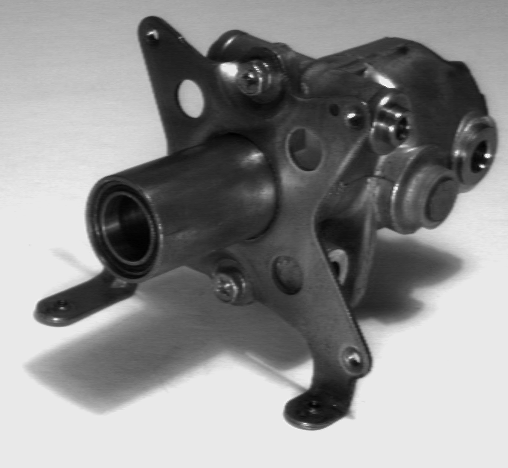
#> input picture COMP61342 Computer Vision/Practical Assignment/python_snippets/snippet_26/shaft3recl.png, 508 x 468 px
$ python snippet_26.py
#> lines starting #> are read from the running program, lines starting #| are printed output that depends on the picture
# snippet_26.py
# -----------------------

"""
Python Code Snippets
Terence Morley, Department of Computer Science,
    The University of Manchester, Nov 2020

Purpose: Create a disparity map for stereo images.
 """

import numpy as np
import cv2
from matplotlib import pyplot as plt

# Source: https://www.docs.opencv.org/master/dd/d53/tutorial_py_depthmap.html

# Globals
gNumDisparities = 16
gBlockSize = 5
imgL = None
imgR = None


# ================================================
# Callback function to receive messages from the TrackBar
def changeDisp(x):
    global gNumDisparities

    # numDisparities must be multiple of 16

    gNumDisparities = 16 * (x + 1)

    displayResult()
# ================================================


# ================================================
# Callback function to receive messages from the TrackBar
def changeBlock(x):
    global gBlockSize

    # blockSize must be odd
    gBlockSize = 2 * x + 5

    displayResult()
# ================================================


# ================================================
# Callback function to receive messages from the TrackBar
def displayResult():
    #stereo = cv2.StereoBM_create(numDisparities=16, blockSize=15)
    stereo = cv2.StereoBM_create(numDisparities=gNumDisparities, blockSize=gBlockSize)

    disparity = stereo.compute(imgL,imgR)

    # Scale disparity values in range [0, 1]
    # which will be displayed as floating point image
    disparity = np.interp(disparity, (disparity.min(), disparity.max()), (0, 1))

    cv2.imshow('Display', disparity)
# ================================================


# ================================================
#
if __name__ == '__main__':

    # Load left and right images
    imgL = cv2.imread('shaft3recl.png',0)
#> imgL is the input picture: shape (468, 508); min 0, max 254, mean 140.8
    imgR = cv2.imread('shaft3recr.png',0)
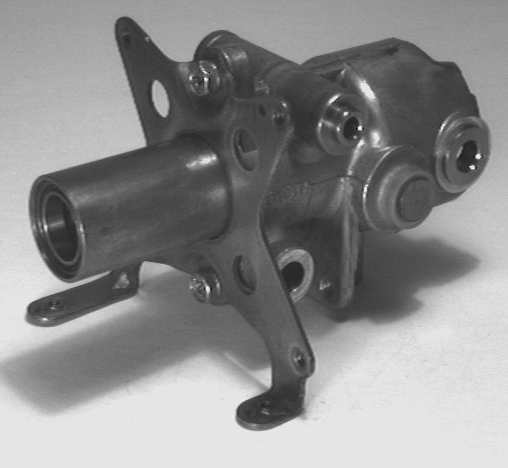
#> input picture COMP61342 Computer Vision/Practical Assignment/python_snippets/snippet_26/shaft3recr.png, 508 x 468 px
#> imgR is the input picture: shape (468, 508); min 0, max 255, mean 140.4

    # Create a window to display the image in
    cv2.namedWindow('Display')
    displayResult()
#> in displayResult, `disparity = stereo.compute(imgL,imgR)`:
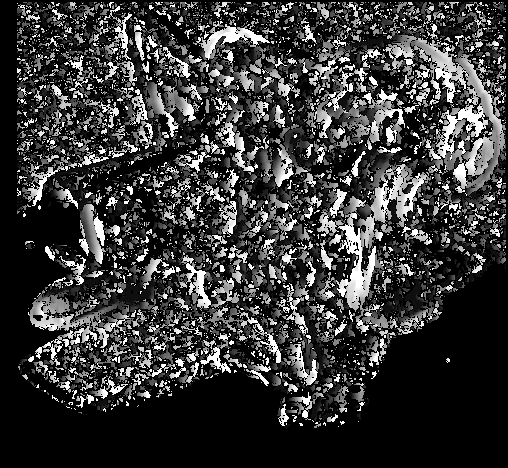
#> disparity: shape (468, 508) int16; min -16, max 240, mean 40.9; drawn with min black and max white

    # Create TrackBars
    cv2.createTrackbar('numDisparities', 'Display', 0, 10, changeDisp)
    cv2.createTrackbar('blockSize', 'Display', 0, 20, changeBlock)

    # Wait for spacebar press or escape before closing,
    # otherwise window will close without you seeing it
    while True:
        key = cv2.waitKey(1)
#> (key Esc is pressed here)
        if key == ord(' ') or key == 27:
            break

    cv2.destroyAllWindows()

    print('Final values:')
    print('numDisparities =', gNumDisparities)
    print('blockSize =', gBlockSize)
